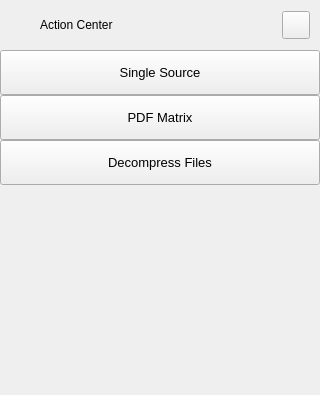
        <widget class="QFrame" name="extraLeftBox">
         <property name="minimumSize">
          <size>
           <width>0</width>
           <height>0</height>
          </size>
         </property>
         <property name="maximumSize">
          <size>
           <width>0</width>
           <height>16777215</height>
          </size>
         </property>
         <property name="frameShape">
          <enum>QFrame::NoFrame</enum>
         </property>
         <property name="frameShadow">
          <enum>QFrame::Raised</enum>
         </property>
         <layout class="QVBoxLayout" name="extraColumLayout">
          <property name="spacing">
           <number>0</number>
          </property>
          <property name="leftMargin">
           <number>0</number>
          </property>
          <property name="topMargin">
           <number>0</number>
          </property>
          <property name="rightMargin">
           <number>0</number>
          </property>
          <property name="bottomMargin">
           <number>0</number>
          </property>
          <item>
           <widget class="QFrame" name="extraTopBg">
            <property name="minimumSize">
             <size>
              <width>0</width>
              <height>50</height>
             </size>
            </property>
            <property name="maximumSize">
             <size>
              <width>16777215</width>
              <height>50</height>
             </size>
            </property>
            <property name="autoFillBackground">
             <bool>false</bool>
            </property>
            <property name="styleSheet">
             <string notr="true"/>
            </property>
            <property name="frameShape">
             <enum>QFrame::NoFrame</enum>
            </property>
            <property name="frameShadow">
             <enum>QFrame::Raised</enum>
            </property>
            <layout class="QVBoxLayout" name="verticalLayout_5">
             <property name="spacing">
              <number>0</number>
             </property>
             <property name="leftMargin">
              <number>0</number>
             </property>
             <property name="topMargin">
              <number>0</number>
             </property>
             <property name="rightMargin">
              <number>0</number>
             </property>
             <property name="bottomMargin">
              <number>0</number>
             </property>
             <item>
              <layout class="QGridLayout" name="extraTopLayout">
               <property name="leftMargin">
                <number>10</number>
               </property>
               <property name="rightMargin">
                <number>10</number>
               </property>
               <property name="horizontalSpacing">
                <number>10</number>
               </property>
               <property name="verticalSpacing">
                <number>0</number>
               </property>
               <item row="0" column="0">
                <widget class="QFrame" name="extraIcon">
                 <property name="minimumSize">
                  <size>
                   <width>20</width>
                   <height>0</height>
                  </size>
                 </property>
                 <property name="maximumSize">
                  <size>
                   <width>20</width>
                   <height>20</height>
                  </size>
                 </property>
                 <property name="styleSheet">
                  <string notr="true">background-image: url(:/icons/icons/cil-medical-cross.png);</string>
                 </property>
                 <property name="frameShape">
                  <enum>QFrame::NoFrame</enum>
                 </property>
                 <property name="frameShadow">
                  <enum>QFrame::Raised</enum>
                 </property>
                </widget>
               </item>
               <item row="0" column="1">
                <widget class="QLabel" name="extraLabel">
                 <property name="minimumSize">
                  <size>
                   <width>150</width>
                   <height>0</height>
                  </size>
                 </property>
                 <property name="styleSheet">
                  <string notr="true"/>
                 </property>
                 <property name="text">
                  <string>Action Center</string>
                 </property>
                </widget>
               </item>
               <item row="0" column="2">
                <widget class="QPushButton" name="extraCloseColumnBtn">
                 <property name="minimumSize">
                  <size>
                   <width>28</width>
                   <height>28</height>
                  </size>
                 </property>
                 <property name="maximumSize">
                  <size>
                   <width>28</width>
                   <height>28</height>
                  </size>
                 </property>
                 <property name="cursor">
                  <cursorShape>PointingHandCursor</cursorShape>
                 </property>
                 <property name="toolTip">
                  <string>Close left box</string>
                 </property>
                 <property name="text">
                  <string/>
                 </property>
                 <property name="icon">
                  <iconset resource="images/resources.qrc">
                   <normaloff>:/icons/icons/cil-x-circle.png</normaloff>:/icons/icons/cil-x-circle.png</iconset>
                 </property>
                 <property name="iconSize">
                  <size>
                   <width>20</width>
                   <height>20</height>
                  </size>
                 </property>
                </widget>
               </item>
              </layout>
             </item>
            </layout>
           </widget>
          </item>
          <item>
           <widget class="QFrame" name="extraContent">
            <property name="enabled">
             <bool>true</bool>
            </property>
            <property name="minimumSize">
             <size>
              <width>320</width>
              <height>0</height>
             </size>
            </property>
            <property name="frameShape">
             <enum>QFrame::NoFrame</enum>
            </property>
            <property name="frameShadow">
             <enum>QFrame::Raised</enum>
            </property>
            <layout class="QVBoxLayout" name="verticalLayout_12">
             <property name="spacing">
              <number>0</number>
             </property>
             <property name="leftMargin">
              <number>0</number>
             </property>
             <property name="topMargin">
              <number>0</number>
             </property>
             <property name="rightMargin">
              <number>0</number>
             </property>
             <property name="bottomMargin">
              <number>0</number>
             </property>
             <item alignment="Qt::AlignTop">
              <widget class="QFrame" name="extraTopMenu">
               <property name="frameShape">
                <enum>QFrame::NoFrame</enum>
               </property>
               <property name="frameShadow">
                <enum>QFrame::Raised</enum>
               </property>
               <layout class="QVBoxLayout" name="verticalLayout_11">
                <property name="spacing">
                 <number>0</number>
                </property>
                <property name="leftMargin">
                 <number>0</number>
                </property>
                <property name="topMargin">
                 <number>0</number>
                </property>
                <property name="rightMargin">
                 <number>0</number>
                </property>
                <property name="bottomMargin">
                 <number>0</number>
                </property>
                <item>
                 <widget class="QPushButton" name="btn_single_source">
                  <property name="sizePolicy">
                   <sizepolicy hsizetype="Expanding" vsizetype="Fixed">
                    <horstretch>0</horstretch>
                    <verstretch>0</verstretch>
                   </sizepolicy>
                  </property>
                  <property name="minimumSize">
                   <size>
                    <width>0</width>
                    <height>45</height>
                   </size>
                  </property>
                  <property name="font">
                   <font>
                    <family>Segoe UI</family>
                    <pointsize>10</pointsize>
                    <italic>false</italic>
                    <bold>false</bold>
                   </font>
                  </property>
                  <property name="cursor">
                   <cursorShape>PointingHandCursor</cursorShape>
                  </property>
                  <property name="layoutDirection">
                   <enum>Qt::LeftToRight</enum>
                  </property>
                  <property name="styleSheet">
                   <string notr="true">background-image: url(:/icons/icons/cil-file.png);</string>
                  </property>
                  <property name="text">
                   <string>Single Source</string>
                  </property>
                 </widget>
                </item>
                <item>
                 <widget class="QPushButton" name="btn_matrix">
                  <property name="sizePolicy">
                   <sizepolicy hsizetype="Expanding" vsizetype="Fixed">
                    <horstretch>0</horstretch>
                    <verstretch>0</verstretch>
                   </sizepolicy>
                  </property>
                  <property name="minimumSize">
                   <size>
                    <width>0</width>
                    <height>45</height>
                   </size>
                  </property>
                  <property name="font">
                   <font>
                    <family>Segoe UI</family>
                    <pointsize>10</pointsize>
                    <italic>false</italic>
                    <bold>false</bold>
                   </font>
                  </property>
                  <property name="cursor">
                   <cursorShape>PointingHandCursor</cursorShape>
                  </property>
                  <property name="layoutDirection">
                   <enum>Qt::LeftToRight</enum>
                  </property>
                  <property name="styleSheet">
                   <string notr="true">background-image: url(:/icons/icons/cil-notes.png);</string>
                  </property>
                  <property name="text">
                   <string>PDF Matrix</string>
                  </property>
                 </widget>
                </item>
                <item>
                 <widget class="QPushButton" name="btn_decompress">
                  <property name="sizePolicy">
                   <sizepolicy hsizetype="Expanding" vsizetype="Fixed">
                    <horstretch>0</horstretch>
                    <verstretch>0</verstretch>
                   </sizepolicy>
                  </property>
                  <property name="minimumSize">
                   <size>
                    <width>0</width>
                    <height>45</height>
                   </size>
                  </property>
                  <property name="font">
                   <font>
                    <family>Segoe UI</family>
                    <pointsize>10</pointsize>
                    <italic>false</italic>
                    <bold>false</bold>
                   </font>
                  </property>
                  <property name="cursor">
                   <cursorShape>PointingHandCursor</cursorShape>
                  </property>
                  <property name="layoutDirection">
                   <enum>Qt::LeftToRight</enum>
                  </property>
                  <property name="styleSheet">
                   <string notr="true">background-image: url(:/icons/icons/cil-expand-down.png);</string>
                  </property>
                  <property name="text">
                   <string>Decompress Files</string>
                  </property>
                 </widget>
                </item>
               </layout>
              </widget>
             </item>
             <item>
              <widget class="QFrame" name="extraCenter">
               <property name="frameShape">
                <enum>QFrame::NoFrame</enum>
               </property>
               <property name="frameShadow">
                <enum>QFrame::Raised</enum>
               </property>
               <layout class="QVBoxLayout" name="verticalLayout_10">
                <item>
                 <widget class="QTextEdit" name="textEdit">
                  <property name="minimumSize">
                   <size>
                    <width>222</width>
                    <height>0</height>
                   </size>
                  </property>
                  <property name="styleSheet">
                   <string notr="true">background: transparent;</string>
                  </property>
                  <property name="frameShape">
                   <enum>QFrame::NoFrame</enum>
                  </property>
                  <property name="readOnly">
                   <bool>true</bool>
                  </property>
                  <property name="html">
                   <string>&lt;!DOCTYPE HTML PUBLIC &quot;-//W3C//DTD HTML 4.0//EN&quot; &quot;http://www.w3.org/TR/REC-html40/strict.dtd&quot;&gt;
&lt;html&gt;&lt;head&gt;&lt;meta name=&quot;qrichtext&quot; content=&quot;1&quot; /&gt;&lt;meta charset=&quot;utf-8&quot; /&gt;&lt;style type=&quot;text/css&quot;&gt;
p, li { white-space: pre-wrap; }
hr { height: 1px; border-width: 0; }
li.unchecked::marker { content: &quot;\2610&quot;; }
li.checked::marker { content: &quot;\2612&quot;; }
&lt;/style&gt;&lt;/head&gt;&lt;body style=&quot; font-family:'Segoe UI'; font-size:10pt; font-weight:400; font-style:normal;&quot;&gt;
&lt;p style=&quot;-qt-paragraph-type:empty; margin-top:0px; margin-bottom:0px; margin-left:0px; margin-right:0px; -qt-block-indent:0; text-indent:0px;&quot;&gt;&lt;br /&gt;&lt;/p&gt;&lt;/body&gt;&lt;/html&gt;</string>
                  </property>
                  <property name="overwriteMode">
                   <bool>false</bool>
                  </property>
                 </widget>
                </item>
               </layout>
              </widget>
             </item>
             <item>
              <widget class="QFrame" name="extraBottom">
               <property name="frameShape">
                <enum>QFrame::NoFrame</enum>
               </property>
               <property name="frameShadow">
                <enum>QFrame::Raised</enum>
               </property>
              </widget>
             </item>
            </layout>
           </widget>
          </item>
         </layout>
        </widget>
